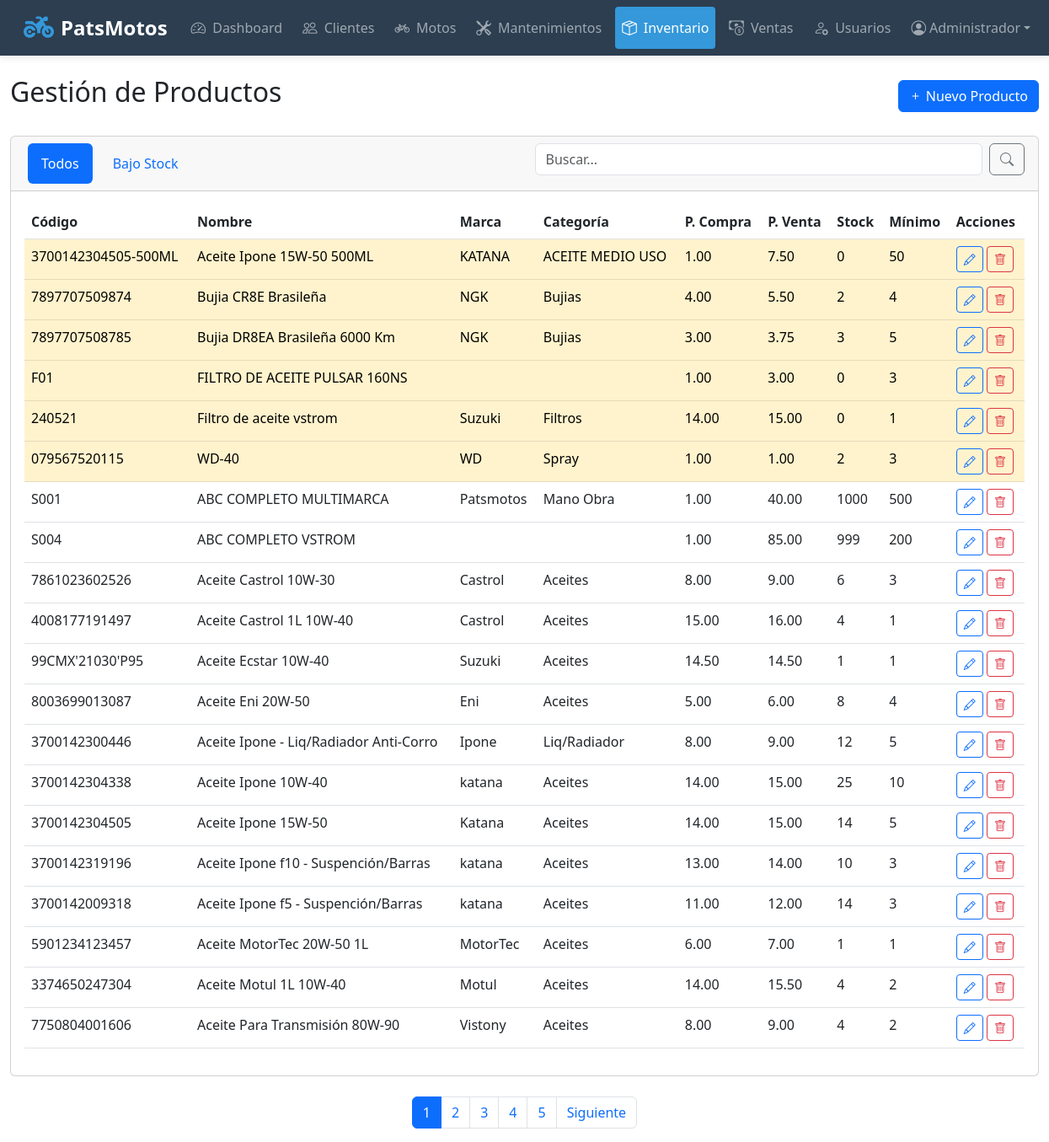
The app's page /productos.php (signed in) with its own data.
### tables this page shows
CREATE TABLE `productos` (
  `id` int(11) NOT NULL,
  `codigo` varchar(50) DEFAULT NULL,
  `nombre` varchar(100) NOT NULL,
  `descripcion` text DEFAULT NULL,
  `marca` varchar(50) DEFAULT NULL,
  `categoria` varchar(50) DEFAULT NULL,
  `precio_compra` decimal(10,2) NOT NULL,
  `precio_venta` decimal(10,2) NOT NULL,
  `stock` int(11) NOT NULL DEFAULT 0,
  `stock_minimo` int(11) DEFAULT 5,
  `activo` tinyint(1) DEFAULT 1
);

### config.php (called while the page is built, shortened)
<?php
function hasRole($role) {
    return isset($_SESSION['user_role']) && $_SESSION['user_role'] === $role;
}
?>

### productos.php (the view, shortened to what this page needs)
<?php
require_once 'config.php';
class ProductoManager
{
    private $conn;
    public function __construct($conn)
    {
        $this->conn = $conn;
    }
    public function getProductos($filter = '', $search = '', $limit = 20, $offset = 0)
    {
        $query = "SELECT SQL_CALC_FOUND_ROWS p.*,
                     CASE WHEN p.stock < p.stock_minimo THEN 1 ELSE 0 END as bajo_stock
              FROM productos p
              WHERE p.activo = 1";
        $params = [];
        $query .= " ORDER BY bajo_stock DESC, p.nombre LIMIT $limit OFFSET $offset";
        $stmt = $this->conn->prepare($query);
        $stmt->execute($params);
        $productos = $stmt->fetchAll(PDO::FETCH_ASSOC);
        $total = $this->conn->query("SELECT FOUND_ROWS()")->fetchColumn();
        return ['productos' => $productos, 'total' => $total];
    }
}
$productoManager = new ProductoManager($conn);
$filter = $_GET['filter'] ?? '';
$search = trim($_GET['search'] ?? '');
try {
    $page = max(1, (int)($_GET['page'] ?? 1));
    $limit = 20;
    $offset = ($page - 1) * $limit;
    $resultado = $productoManager->getProductos($filter, $search, $limit, $offset);
    $productos = $resultado['productos'];
    $totalProductos = $resultado['total'];
    $totalPages = ceil($totalProductos / $limit);
} catch (Exception $e) {
    $error = $e->getMessage();
}
?>
<!DOCTYPE html>
<html lang="es">
<head>
    <link href="https://cdn.jsdelivr.net/npm/bootstrap@5.3.0/dist/css/bootstrap.min.css" rel="stylesheet">
    <link href="https://cdn.jsdelivr.net/npm/bootstrap-icons@1.10.0/font/bootstrap-icons.css" rel="stylesheet">
    <link href="https://cdnjs.cloudflare.com/ajax/libs/font-awesome/6.5.0/css/all.min.css" rel="stylesheet">
</head>
<body>
    <?php include 'navbar.php'; ?>
    <div class="container-fluid mt-4">
        <div class="d-flex justify-content-between align-items-center mb-4">
            <h2>Gestión de Productos</h2>
            <?php if (hasRole('administrador')): ?>
                <button class="btn btn-primary" data-bs-toggle="modal" data-bs-target="#productoModal">
                    <i class="bi bi-plus"></i> Nuevo Producto
                </button>
            <?php endif; ?>
        </div>
        <div class="card mb-4">
            <div class="card-header">
                <div class="row">
                    <div class="col-md-6">
                        <ul class="nav nav-pills">
                            <li class="nav-item">
                                <a class="nav-link <?= $filter === '' ? 'active' : '' ?>" href="productos.php">Todos</a>
                            </li>
                            <li class="nav-item">
                                <a class="nav-link <?= $filter === 'low_stock' ? 'active' : '' ?>"
                                    href="productos.php?filter=low_stock">Bajo Stock</a>
                            </li>
                        </ul>
                    </div>
                    <div class="col-md-6">
                        <form method="GET" class="d-flex">
                            <input type="text" name="search" class="form-control me-2"
                                placeholder="Buscar..." value="<?= htmlspecialchars($search) ?>">
                            <button type="submit" class="btn btn-outline-secondary">
                                <i class="bi bi-search"></i>
                            </button>
                        </form>
                    </div>
                </div>
            </div>
            <div class="card-body">
                <div class="table-responsive">
                    <table class="table table-hover">
                        <thead>
                            <tr>
                                <th>Código</th>
                                <th>Nombre</th>
                                <th>Marca</th>
                                <th>Categoría</th>
                                <th>P. Compra</th>
                                <th>P. Venta</th>
                                <th>Stock</th>
                                <th>Mínimo</th>
                                <?php if (hasRole('administrador')): ?>
                                    <th>Acciones</th>
                                <?php endif; ?>
                            </tr>
                        </thead>
                        <tbody>
                            <?php foreach ($productos as $prod): ?>
                                <tr class="<?= $prod['bajo_stock'] ? 'table-warning' : '' ?>">
                                    <td><?= htmlspecialchars($prod['codigo']) ?></td>
                                    <td><?= htmlspecialchars($prod['nombre']) ?></td>
                                    <td><?= htmlspecialchars($prod['marca']) ?></td>
                                    <td><?= htmlspecialchars($prod['categoria']) ?></td>
                                    <td><?= number_format($prod['precio_compra'], 2) ?></td>
                                    <td><?= number_format($prod['precio_venta'], 2) ?></td>
                                    <td><?= $prod['stock'] ?></td>
                                    <td><?= $prod['stock_minimo'] ?></td>
                                    <?php if (hasRole('administrador')): ?>
                                        <td>
                                            <button class="btn btn-sm btn-outline-primary edit-btn"
                                                data-id="<?= $prod['id'] ?>"
                                                data-codigo="<?= htmlspecialchars($prod['codigo']) ?>"
                                                data-nombre="<?= htmlspecialchars($prod['nombre']) ?>"
                                                data-descripcion="<?= htmlspecialchars($prod['descripcion']) ?>"
                                                data-marca="<?= htmlspecialchars($prod['marca']) ?>"
                                                data-categoria="<?= htmlspecialchars($prod['categoria']) ?>"
                                                data-precio-compra="<?= $prod['precio_compra'] ?>"
                                                data-precio-venta="<?= $prod['precio_venta'] ?>"
                                                data-stock="<?= $prod['stock'] ?>"
                                                data-stock-minimo="<?= $prod['stock_minimo'] ?>">
                                                <i class="bi bi-pencil"></i>
                                            </button>
                                            <a href="productos.php?delete=<?= $prod['id'] ?>"
                                                class="btn btn-sm btn-outline-danger"
                                                onclick="return confirm('¿Estás seguro de eliminar este producto?')">
                                                <i class="bi bi-trash"></i>
                                            </a>
                                        </td>
                                    <?php endif; ?>
                                </tr>
                            <?php endforeach; ?>
                        </tbody>
                    </table>
                </div>
            </div>
        </div>
    </div>
    <?php if (hasRole('administrador')): ?>
        <nav>
            <ul class="pagination justify-content-center">
                <?php for ($i = 1; $i <= $totalPages; $i++): ?>
                    <li class="page-item <?= $i == $page ? 'active' : '' ?>">
                        <a class="page-link" href="?<?= http_build_query(array_merge($_GET, ['page' => $i])) ?>"><?= $i ?></a>
                    </li>
                <?php endfor; ?>
                <?php if ($page < $totalPages): ?>
                    <li class="page-item">
                        <a class="page-link" href="?<?= http_build_query(array_merge($_GET, ['page' => $page + 1])) ?>">Siguiente</a>
                    </li>
                <?php endif; ?>
            </ul>
        </nav>
    <?php endif; ?>
</body>
</html>

### navbar.php (style rules this page uses)
:root { --navbar-bg: #2c3e50; --navbar-hover: #34495e; --primary-accent: #3498db; --badge-color: #e74c3c; }
.nav-link { position: relative; padding: 0.75rem 1rem; margin: 0 0.25rem; border-radius: 4px; transition: all 0.3s ease; font-weight: 500; display: flex; align-items: center; }
.nav-link.active-nav { background-color: var(--primary-accent); color: white !important; }

### records on screen
productos: codigo "3700142304505-500ML", nombre "Aceite Ipone 15W-50 500ML", marca "KATANA", categoria "ACEITE MEDIO USO", precio_compra "1.00", precio_venta "7.50", stock "0", stock_minimo "50"
productos: codigo "7897707509874", nombre "Bujia CR8E Brasileña", marca "NGK", categoria "Bujias", precio_compra "4.00", precio_venta "5.50", stock "2", stock_minimo "4"
productos: codigo "7897707508785", nombre "Bujia DR8EA Brasileña 6000 Km", marca "NGK", categoria "Bujias", precio_compra "3.00", precio_venta "3.75", stock "3", stock_minimo "5"
productos: codigo "F01", nombre "FILTRO DE ACEITE PULSAR 160NS", precio_compra "1.00", precio_venta "3.00", stock "0", stock_minimo "3"
productos: codigo "240521", nombre "Filtro de aceite vstrom", marca "Suzuki", categoria "Filtros", precio_compra "14.00", precio_venta "15.00", stock "0", stock_minimo "1"
productos: codigo "079567520115", nombre "WD-40", marca "WD", categoria "Spray", precio_compra "1.00", precio_venta "1.00", stock "2", stock_minimo "3"
productos: codigo "S001", nombre "ABC COMPLETO MULTIMARCA", marca "Patsmotos", categoria "Mano Obra", precio_compra "1.00", precio_venta "40.00", stock "1000", stock_minimo "500"
productos: codigo "S004", nombre "ABC COMPLETO VSTROM", precio_compra "1.00", precio_venta "85.00", stock "999", stock_minimo "200"
productos: codigo "7861023602526", nombre "Aceite Castrol 10W-30", marca "Castrol", categoria "Aceites", precio_compra "8.00", precio_venta "9.00", stock "6", stock_minimo "3"
productos: codigo "4008177191497", nombre "Aceite Castrol 1L 10W-40", marca "Castrol", categoria "Aceites", precio_compra "15.00", precio_venta "16.00", stock "4", stock_minimo "1"
productos: codigo "99CMX'21030'P95", nombre "Aceite Ecstar 10W-40", marca "Suzuki", categoria "Aceites", precio_compra "14.50", precio_venta "14.50", stock "1", stock_minimo "1"
productos: codigo "8003699013087", nombre "Aceite Eni 20W-50", marca "Eni", categoria "Aceites", precio_compra "5.00", precio_venta "6.00", stock "8", stock_minimo "4"
productos: codigo "3700142300446", nombre "Aceite Ipone - Liq/Radiador Anti-Corro", marca "Ipone", categoria "Liq/Radiador", precio_compra "8.00", precio_venta "9.00", stock "12", stock_minimo "5"
productos: codigo "3700142304338", nombre "Aceite Ipone 10W-40", marca "katana", categoria "Aceites", precio_compra "14.00", precio_venta "15.00", stock "25", stock_minimo "10"
productos: codigo "3700142304505", nombre "Aceite Ipone 15W-50", marca "Katana", categoria "Aceites", precio_compra "14.00", precio_venta "15.00", stock "14", stock_minimo "5"
productos: codigo "3700142319196", nombre "Aceite Ipone f10 - Suspención/Barras", marca "katana", categoria "Aceites", precio_compra "13.00", precio_venta "14.00", stock "10", stock_minimo "3"
productos: codigo "3700142009318", nombre "Aceite Ipone f5 - Suspención/Barras", marca "katana", categoria "Aceites", precio_compra "11.00", precio_venta "12.00", stock "14", stock_minimo "3"
productos: codigo "5901234123457", nombre "Aceite MotorTec 20W-50 1L", marca "MotorTec", categoria "Aceites", precio_compra "6.00", precio_venta "7.00", stock "1", stock_minimo "1"
productos: codigo "3374650247304", nombre "Aceite Motul 1L 10W-40", marca "Motul", categoria "Aceites", precio_compra "14.00", precio_venta "15.50", stock "4", stock_minimo "2"
productos: codigo "7750804001606", nombre "Aceite Para Transmisión 80W-90", marca "Vistony", categoria "Aceites", precio_compra "8.00", precio_venta "9.00", stock "4", stock_minimo "2"

### other values on screen
$item['title'] "Dashboard"
$item['title'] "Clientes"
$item['title'] "Motos"
$item['title'] "Mantenimientos"
$item['title'] "Inventario"
$item['title'] "Ventas"
$item['title'] "Usuarios"
$userName "Administrador"
